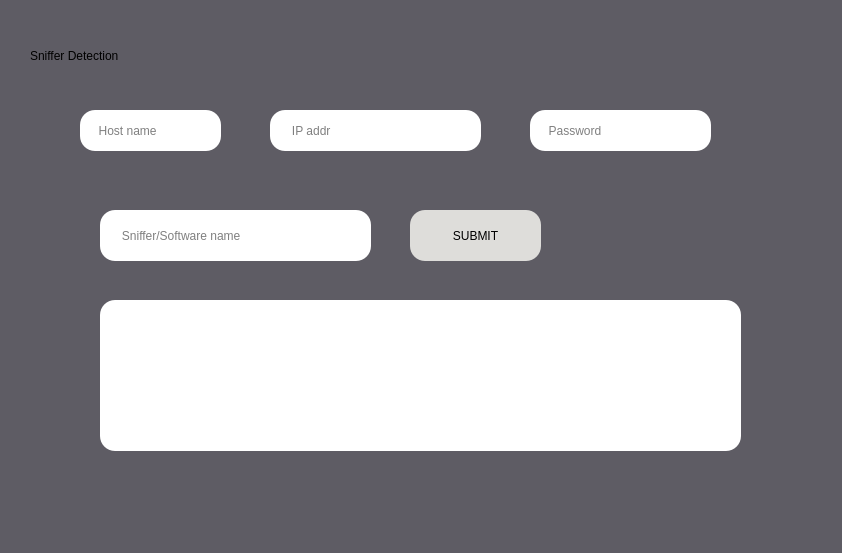
<?xml version="1.0" encoding="UTF-8"?>
<ui version="4.0">
 <class>Dialog</class>
 <widget class="QDialog" name="Dialog">
  <property name="geometry">
   <rect>
    <x>0</x>
    <y>0</y>
    <width>842</width>
    <height>553</height>
   </rect>
  </property>
  <property name="windowTitle">
   <string>Dialog</string>
  </property>
  <property name="styleSheet">
   <string notr="true">font: 75 bold 14pt &quot;Ubuntu Condensed&quot;;
background-color: rgb(94, 92, 100);

</string>
  </property>
  <widget class="QLineEdit" name="sname">
   <property name="geometry">
    <rect>
     <x>100</x>
     <y>210</y>
     <width>271</width>
     <height>51</height>
    </rect>
   </property>
   <property name="styleSheet">
    <string notr="true">background-color:rgb(255, 255, 255);
border-radius: 15px;
</string>
   </property>
   <property name="placeholderText">
    <string>      Sniffer/Software name</string>
   </property>
  </widget>
  <widget class="QTextEdit" name="textEdit">
   <property name="geometry">
    <rect>
     <x>100</x>
     <y>300</y>
     <width>641</width>
     <height>151</height>
    </rect>
   </property>
   <property name="styleSheet">
    <string notr="true">background-color:rgb(255, 255, 255);
border-radius: 15px;
</string>
   </property>
  </widget>
  <widget class="QPushButton" name="sbmt">
   <property name="geometry">
    <rect>
     <x>410</x>
     <y>210</y>
     <width>131</width>
     <height>51</height>
    </rect>
   </property>
   <property name="styleSheet">
    <string notr="true">background-color:rgb(222, 221, 218);
border-radius: 15px;
</string>
   </property>
   <property name="text">
    <string>SUBMIT</string>
   </property>
  </widget>
  <widget class="QLineEdit" name="le1">
   <property name="geometry">
    <rect>
     <x>80</x>
     <y>110</y>
     <width>141</width>
     <height>41</height>
    </rect>
   </property>
   <property name="styleSheet">
    <string notr="true">background-color:rgb(255, 255, 255);
border-radius: 15px;
</string>
   </property>
   <property name="placeholderText">
    <string>     Host name</string>
   </property>
  </widget>
  <widget class="QLineEdit" name="le2">
   <property name="geometry">
    <rect>
     <x>270</x>
     <y>110</y>
     <width>211</width>
     <height>41</height>
    </rect>
   </property>
   <property name="styleSheet">
    <string notr="true">background-color:rgb(255, 255, 255);
border-radius: 15px;
</string>
   </property>
   <property name="placeholderText">
    <string>      IP addr</string>
   </property>
  </widget>
  <widget class="QLineEdit" name="le3">
   <property name="geometry">
    <rect>
     <x>530</x>
     <y>110</y>
     <width>181</width>
     <height>41</height>
    </rect>
   </property>
   <property name="styleSheet">
    <string notr="true">background-color:rgb(255, 255, 255);
border-radius: 15px;
</string>
   </property>
   <property name="placeholderText">
    <string>     Password</string>
   </property>
  </widget>
  <widget class="QLabel" name="label">
   <property name="geometry">
    <rect>
     <x>30</x>
     <y>40</y>
     <width>171</width>
     <height>31</height>
    </rect>
   </property>
   <property name="styleSheet">
    <string notr="true">font: 75 bold 19pt &quot;Ubuntu Condensed&quot;;</string>
   </property>
   <property name="text">
    <string>Sniffer Detection</string>
   </property>
  </widget>
 </widget>
 <resources/>
 <connections/>
</ui>
